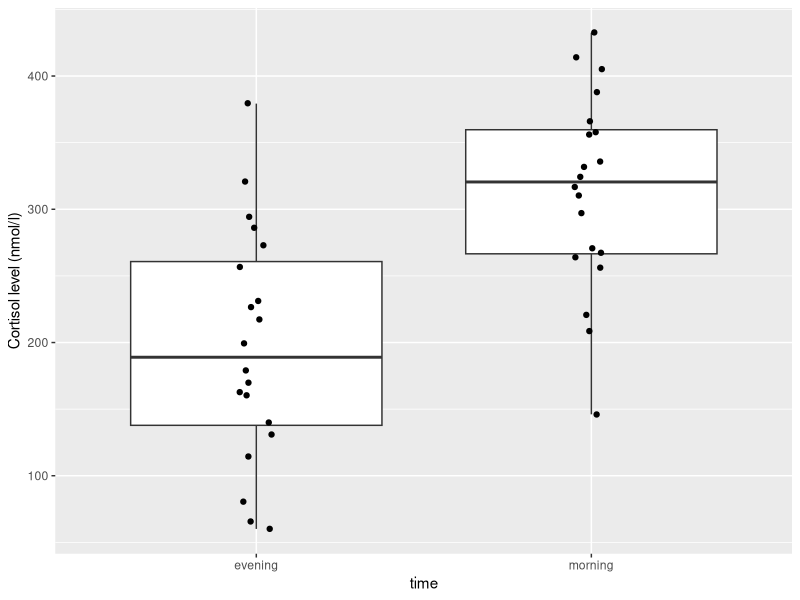
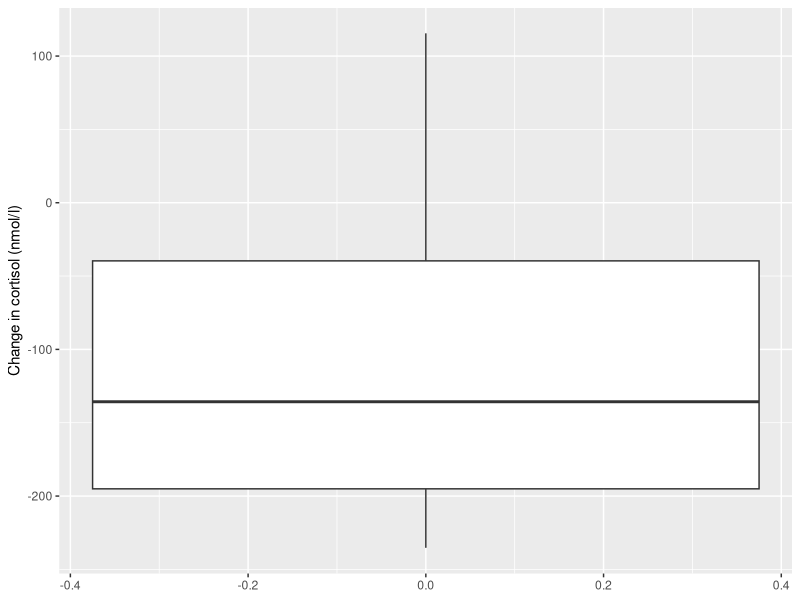
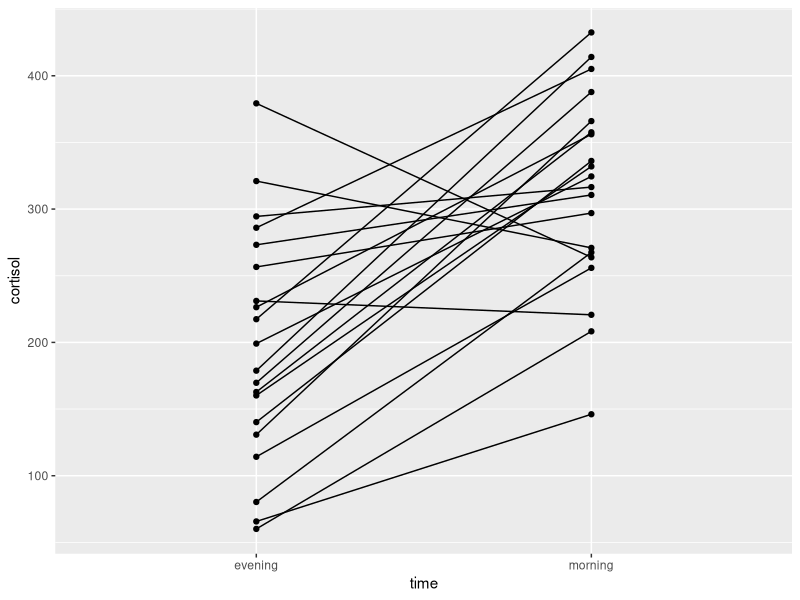

R code for these plots, in order:
## ---- chunk 1
library(tidyverse)
## ---- chunk 2
cortisolDF <- read_csv("data/CS1-twopaired.csv")
head(cortisolDF)
## ---- chunk 3
ggplot(cortisolDF,
       aes(x = time, y = cortisol)) +
  geom_boxplot() +
  geom_jitter(width = 0.05) +  #we use geom_jitter instead of geom_point to add a small amount of variation in the points for better visibility and avoid overlapping points in the boxplot
  ylab("Cortisol level (nmol/l)")
## ---- chunk 4
cortisol_diffDF <- cortisolDF %>%
  pivot_wider(id_cols = patient_id, #says that each observational unit is determined by patient_id
              names_from = time, #says that there will be new columns with names from the 'time' column (here we only have morning and evening)
              values_from = cortisol) %>% #instruction to populate the new columns with the values coming from the 'cortisol' column
  mutate(cortisol_change = evening - morning) #create a new column called 'cortisol_change' that contains the difference between evening and morning measurements

head(cortisol_diffDF)
## ---- chunk 5
ggplot(cortisol_diffDF,
       aes(y = cortisol_change)) +
  geom_boxplot() +
  ylab("Change in cortisol (nmol/l)")
## ---- chunk 6
ggplot(cortisolDF,
       aes(x = time,
           y = cortisol,
           group = patient_id)) +
  geom_point() +
  geom_line()
